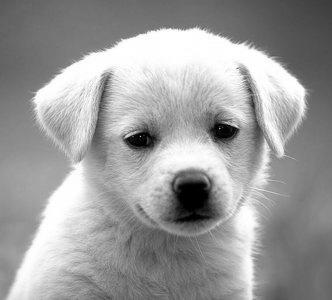
//> input picture Image/images.jpg, 332 x 300 px
$ ./LocalHistogramEqualization   (built with g++ and OpenCV 4)
//> lines starting //> are read from the running program, lines starting //| are printed output that depends on the picture
#include <opencv2/opencv.hpp>
#include <iostream>

using namespace cv;
using namespace std;

// Basic Local Histogram Equalization
Mat localHistEqualBlock(const Mat& src, int blockSize) {
    Mat dst = src.clone();
    Mat padded;
    int border = blockSize / 2;
    copyMakeBorder(src, padded, border, border, border, border, BORDER_REFLECT);

    for (int y = 0; y < src.rows; y += blockSize)
    {
        for (int x = 0; x < src.cols; x += blockSize)
        {
            Rect roi(x, y,
                min(blockSize, src.cols - x),
                min(blockSize, src.rows - y));
            Mat block = src(roi);
            Mat equalizedBlock;
            equalizeHist(block, equalizedBlock);
            equalizedBlock.copyTo(dst(roi));
        }
    }
    return dst;
}

// Local Histogram Equalization using sliding window
Mat localHistEqualSliding(const Mat& src, int WindowSize) {
    Mat dst = src.clone();
    Mat padded;
    int padding = WindowSize / 2;

    copyMakeBorder(src, padded, padding, padding, padding, padding, BORDER_REFLECT);

    for (int y = 0; y < src.rows; ++y)
    {
        for (int x = 0; x < src.cols; ++x)
        {
            // Cửa sổ xung quanh điểm (x,y)
            Rect roi(x, y, WindowSize, WindowSize);
            Mat window = padded(roi);

            // Tính histogram equalization cho vùng cửa sổ
            Mat eqWindow;
            equalizeHist(window, eqWindow);

            // Cập nhật lại pixel tại tâm
            dst.at<uchar>(y, x) = eqWindow.at<uchar>(padding,padding);
        }
    }
    return dst;
}

// CLAHE
Mat applyCLAHE(const Mat& src, double clipLimit, Size tileGridSize) {
    Ptr<CLAHE> clahe = createCLAHE(clipLimit, tileGridSize);
    Mat dst;
    clahe->apply(src, dst);
    return dst;
}

// Histogram Equalization a tile
void calcHistogram(const Mat& tile, vector<int>& hist) {
    for (int i = 0; i < tile.rows; ++i) {
        for (int j = 0; j < tile.cols; ++j) {
            int pixelValue = tile.at<uchar>(i, j);
            hist[pixelValue]++;
        }
    }
}

// Clip Histogram
void clipHistogram(vector<int>& hist, int clipLimit)
{
    int totalPixels = 0;
    int excess = 0;

    // Tính totalPixels
    for (int i = 0; i < hist.size(); ++i) {
        totalPixels += hist[i];
    }

    int maxAllowed = static_cast<int>(clipLimit * totalPixels / 256);

    // Clipping các giá trị quá mức
    for (int i = 0; i < hist.size(); ++i)
    {
        if (hist[i] > maxAllowed)
        {
            excess += hist[i] - maxAllowed;
            hist[i] = maxAllowed;
        }
    }
    // Redistribute excess
    int bonus = excess / 256;
    int remain = excess % 256;
    for (int k = 0; k < 256; ++k)
        hist[k] += bonus;
    for (int k = 0; k < remain; ++k)
        hist[k]++;
}

// Equalization Histogram a tile
void equalizeHistogram(vector<int>& hist, Mat& tile)
{
    int totalPixels = tile.rows * tile.cols;

    vector<int> cdf(hist.size(), 0);
    cdf[0] = hist[0];
    for (int i = 1; i < hist.size(); ++i) {
        cdf[i] = cdf[i - 1] + hist[i];
    }

    // Normalize the CDF
    int minCDF = *min_element(cdf.begin(), cdf.end());
    for (int i = 0; i < hist.size(); ++i) {
        cdf[i] = (cdf[i] - minCDF) * 255 / (totalPixels - minCDF);
    }

    // Áp dụng CDF cho từng pixel trong tile
    for (int i = 0; i < tile.rows; ++i) {
        for (int j = 0; j < tile.cols; ++j) {
            int pixelValue = tile.at<uchar>(i, j);
            tile.at<uchar>(i, j) = cdf[pixelValue];
        }
    }
}

// Manual CLAHE not using Bilinear
Mat ManualCLAHE(const Mat& img, int tileSize, int clipLimit)
{
    int rows = img.rows;
    int cols = img.cols;
    Mat result = img.clone();
    // Tránh chỉnh sửa img qua img(roi)
    Mat temp = img.clone();
    for (int i = 0; i < rows; i += tileSize)
    {
        for (int j = 0; j < cols; j += tileSize)
        {
            Rect roi(j, i, min(tileSize, cols - j), min(tileSize, rows - i));
            Mat tile = temp(roi);

            // Tính toán histogram cho tile
            vector<int> hist(256, 0);
            calcHistogram(tile, hist);

            //ClipHistogram
            clipHistogram(hist, clipLimit);

            // Histogram equalization cho tile
            equalizeHistogram(hist, tile);

            tile.copyTo(result(roi));
        }
    }

    return result;
}

// Manual CLAHE using Bilinear
Mat ManualCLAHE_Bilinear(const Mat& src, int tileSize, double clipLimit)
{
    Mat dst = src.clone();
    int rows = src.rows;
    int cols = src.cols;
    int nTilesY = (rows + tileSize - 1) / tileSize;
    int nTilesX = (cols + tileSize - 1) / tileSize;

    // Precompute LUTs cho mỗi tile
    vector<vector<vector<uchar>>> LUTs(nTilesY, vector<vector<uchar>>(nTilesX, vector<uchar>(256, 0)));

    for (int i = 0; i < nTilesY; ++i)
    {
        for (int j = 0; j < nTilesX; ++j)
        {
            int y0 = i * tileSize;
            int x0 = j * tileSize;
            int h = min(tileSize, rows - y0);
            int w = min(tileSize, cols - x0);
            int totalPixels = w * h;
            Rect roi(x0, y0, w, h);
            Mat tile = src(roi);

            // Histogram
            vector<int> hist(256, 0);
            calcHistogram(tile, hist);

            // Clip Histogram
            clipHistogram(hist, clipLimit);

            // CDF
            vector<int> cdf(256, 0);
            cdf[0] = hist[0];
            for (int k = 1; k < 256; ++k)
                cdf[k] = cdf[k - 1] + hist[k];

            int minCDF = 0;
            for (int k = 0; k < 256; ++k)
            {
                if (cdf[k] != 0)
                {
                    minCDF = cdf[k];
                    break;
                }
            }

            for (int k = 0; k < 256; ++k)
            {
                LUTs[i][j][k] = saturate_cast<uchar>((cdf[k] - minCDF) * 255 / max(1, totalPixels - minCDF));
            }
        }
    }

    // Apply bilinear interpolation
    for (int y = 0; y < rows; ++y)
    {
        float gy = (float)y / tileSize;
        int y1 = static_cast<int>(floor(gy));
        int y2 = min(y1 + 1, nTilesY - 1);
        float dy = gy - y1;
        y1 = min(y1, nTilesY - 1);

        for (int x = 0; x < cols; ++x)
        {
            float gx = (float)x / tileSize;
            int x1 = static_cast<int>(floor(gx));
            int x2 = min(x1 + 1, nTilesX - 1);
            float dx = gx - x1;
            x1 = min(x1, nTilesX - 1);

            int val = src.at<uchar>(y, x);

            float tl = LUTs[y1][x1][val];
            float tr = LUTs[y1][x2][val];
            float bl = LUTs[y2][x1][val];
            float br = LUTs[y2][x2][val];

            float top = tl * (1.0f - dx) + tr * dx;
            float bottom = bl * (1.0f - dx) + br * dx;
            float interpolated = top * (1.0f - dy) + bottom * dy;

            dst.at<uchar>(y, x) = static_cast<uchar>(round(interpolated));
        }
    }

    return dst;
}


int main() {

    // Original Image
    Mat img = imread("D:/FresherXavisTech/Image/images.jpg", IMREAD_GRAYSCALE);
//> img is the input picture: 300 rows x 332 cols, CV_8UC1; min 0, max 255, mean 155.7
    if (img.empty()) {
        cout << "Can not open the image!" << endl;
        return -1;
    }
    imshow("Original Image", img);

    // Histogram Equalization using OpenCV library
    Mat eqlHist = img.clone();
    equalizeHist(img, eqlHist);
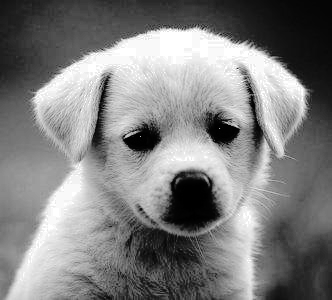
//> eqlHist: 300 rows x 332 cols, CV_8UC1; min 0, max 255, mean 127.8
    imshow("HE OpenCV", eqlHist);

    // Basic Local Histogram Equalization
    Mat blockEqualized = localHistEqualBlock(img, 60);
//> in localHistEqualBlock, `copyMakeBorder(src, padded, border, border, border, border, BORDER_REF..`:
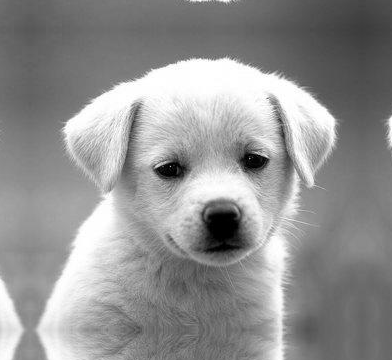
//> padded: 360 rows x 392 cols, CV_8UC1; min 0, max 255, mean 145.8
//> after the loop in localHistEqualBlock, `for (int y = 0; y < src.rows; y += blockSize)`:
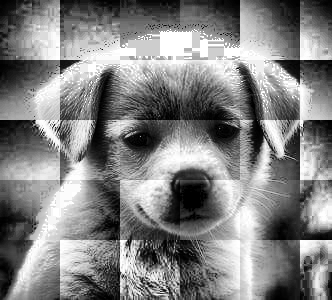
//> dst: 300 rows x 332 cols, CV_8UC1; min 0, max 255, mean 129.8
    imshow("Block Equalization", blockEqualized);

    // Local Histogram Equalization using sliding window
    Mat slidingEqualized = localHistEqualSliding(img, 15);
//> after the loop in localHistEqualSliding, `for (int y = 0; y < src.rows; ++y)`:
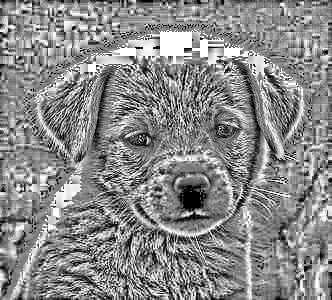
//> dst: 300 rows x 332 cols, CV_8UC1; min 0, max 255, mean 137.4
    imshow("Sliding Window Equalization", slidingEqualized);

    //CLAHE
    Mat claheImg = applyCLAHE(img, 2.0, Size(8, 8));
//> in applyCLAHE, `clahe->apply(src, dst);`:
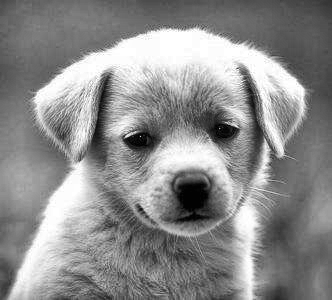
//> dst: 300 rows x 332 cols, CV_8UC1; min 1, max 255, mean 140.7
    imshow("CLAHE", claheImg);

    Mat CLAHEimg = ManualCLAHE(img, 32, 3.0);
//> after the loop in ManualCLAHE, `for (int i = 0; i < rows; i += tileSize)`:
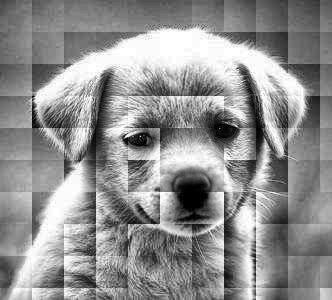
//> temp: 300 rows x 332 cols, CV_8UC1; min 0, max 255, mean 143.9
    imshow("Manual CLAHE", CLAHEimg);

    Mat CLAHEImgBil = ManualCLAHE_Bilinear(img, 32, 3.0f);
//> after the loop in ManualCLAHE_Bilinear, `for (int y = 0; y < rows; ++y)`:
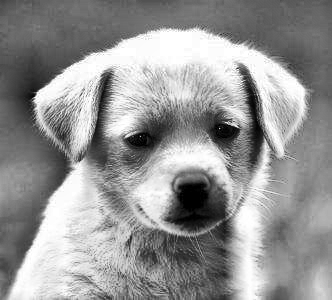
//> dst: 300 rows x 332 cols, CV_8UC1; min 0, max 255, mean 148.9
    imshow("Manual CLAHE Bilinear", CLAHEImgBil);

    waitKey(0);
    return 0;
}

$ run again, with Image/Image2.jpg copied over Image/images.jpg
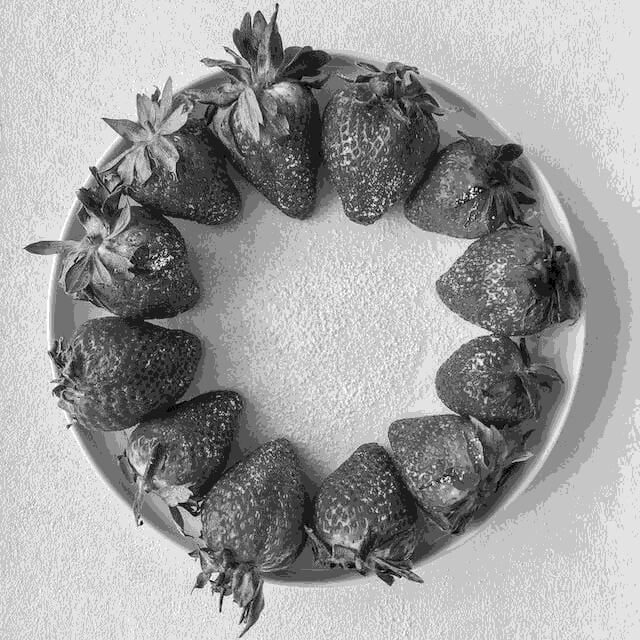
//> input picture Image/Image2.jpg, 640 x 640 px
//> img is the input picture: 640 rows x 640 cols, CV_8UC1; min 0, max 255, mean 157.8
//> after the loop in localHistEqualSliding, `for (int y = 0; y < src.rows; ++y)`:
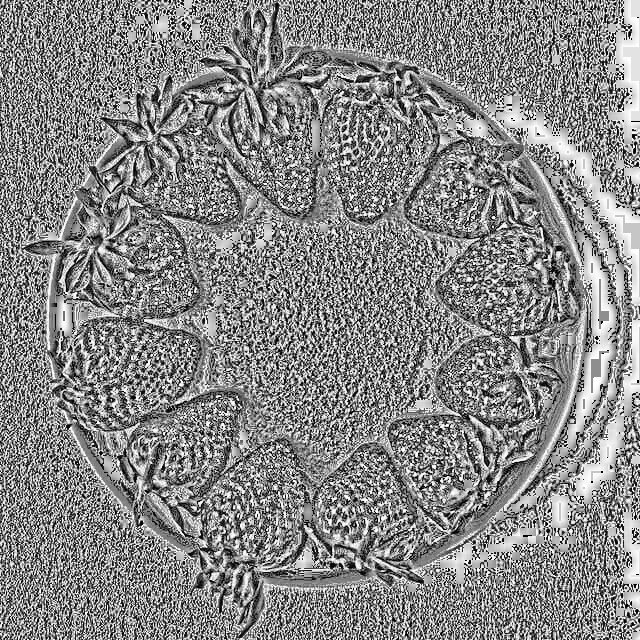
//> dst: 640 rows x 640 cols, CV_8UC1; min 0, max 255, mean 135.1
//> after the loop in ManualCLAHE_Bilinear, `for (int y = 0; y < rows; ++y)`:
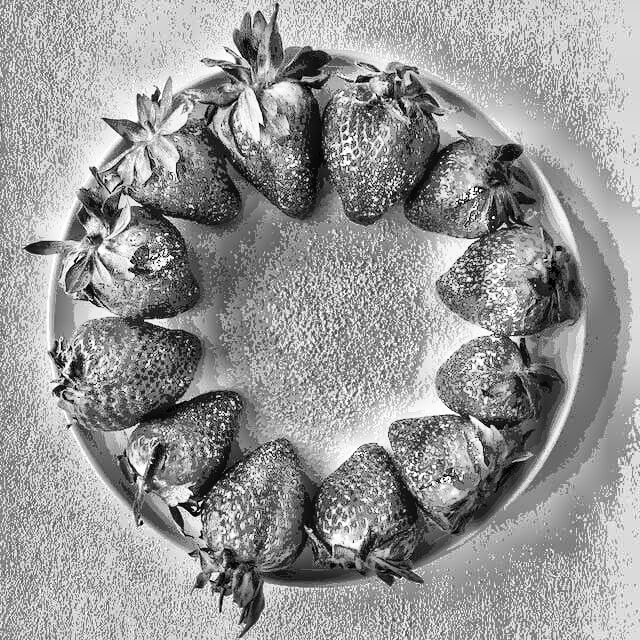
//> dst: 640 rows x 640 cols, CV_8UC1; min 0, max 255, mean 151.5
